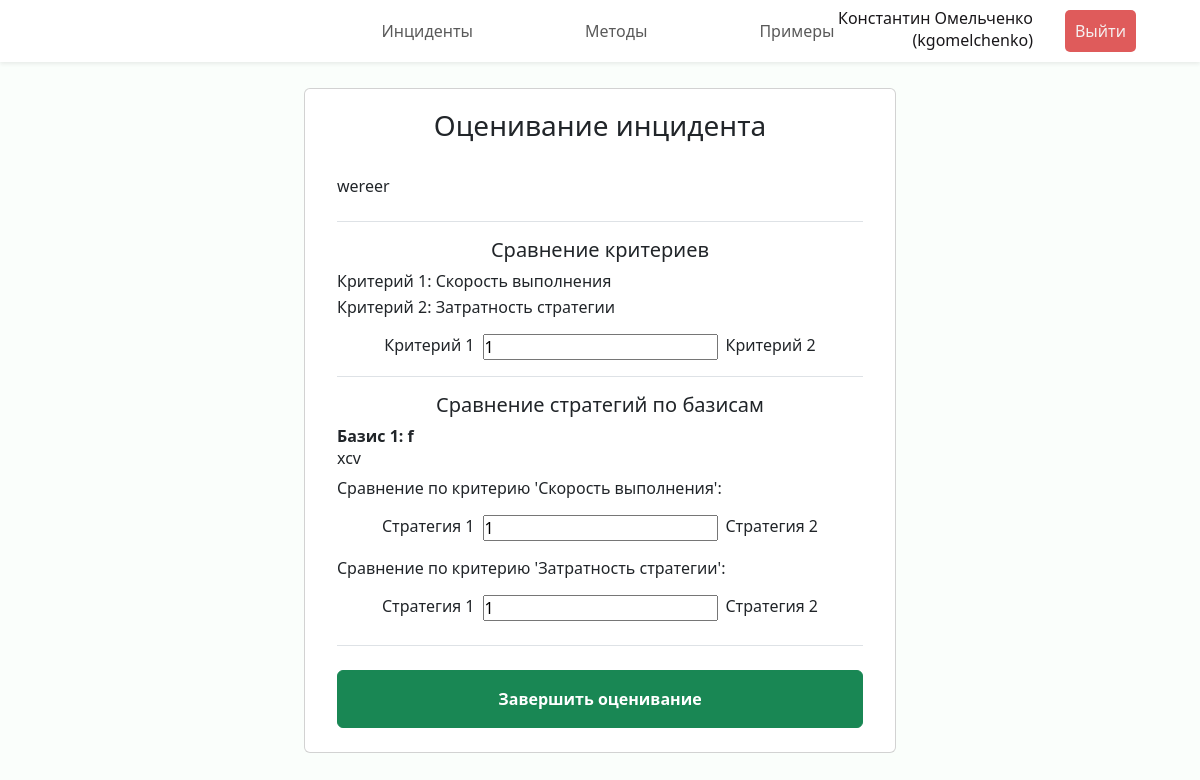
Page /incident/assess/5 (signed in) on the committed database.
### incidents/models.py (models this page shows, shortened)
class Incident(models.Model):
    name = models.CharField("Название", max_length=100)
    description = models.TextField("Описание")
    created_at = models.DateTimeField("Создан")
    results = models.JSONField("Результаты", null=True, blank=True)
    creator = models.ForeignKey(Expert, verbose_name="Инициатор", on_delete=models.CASCADE,
                                related_name="authored_incidents")
    status = models.ForeignKey(Status, verbose_name="Статус", on_delete=models.CASCADE)
    criteries = models.ManyToManyField(Criteria, through="IncidentCriteria")
    experts = models.ManyToManyField(Expert, through="IncidentExpert")
    class Meta:
        verbose_name = "Инцидент"
        verbose_name_plural = "Инциденты"

class IncidentCriteria(models.Model):
    incident = models.ForeignKey(Incident, verbose_name="Инцидент", on_delete=models.CASCADE)
    criteria = models.ForeignKey(Criteria, verbose_name="Критерий", on_delete=models.CASCADE)
    number = models.PositiveSmallIntegerField("Номер")
    class Meta:
        verbose_name = "Критерий ранжирования инцидента"
        verbose_name_plural = "Критерии ранжирования инцидента"
        unique_together = ('incident', 'criteria',)

class Criteria(models.Model):
    description = models.CharField("Описание", max_length=200)
    def __str__(self) -> str:
        return self.description
    class Meta:
        verbose_name = "Критерий ранжирования"
        verbose_name_plural = "Критерии ранжирования"

class Basis(models.Model):
    incident = models.ForeignKey(Incident, verbose_name="Инцидент", on_delete=models.CASCADE)
    name = models.CharField("Название", max_length=100)
    description = models.TextField("Описание")
    number = models.PositiveSmallIntegerField("Номер")
    class Meta:
        verbose_name = "Базис инцидента"
        verbose_name_plural = "Базисы инцидента"
        unique_together = ('incident', 'name',)

### incidents/views.py (the view)
# urls.py: path("incident/assess/<int:incident_id>", views.incident_assess, name="incident_assess"),
@login_required(login_url='login')
def incident_assess(request, incident_id):
    if request.method == 'POST':
        try:
            incident = Incident.objects.get(id=incident_id)
        except Incident.DoesNotExist:
            raise Http404("Инцидент не существует")
        try:
            expert = Expert.objects.get(user=request.user)
        except Expert.DoesNotExist:
            raise Http404("Эксперт не существует")
        incident_expert = IncidentExpert.objects.get(incident=incident,
                                                        expert=expert)
        incident_expert.scores = json.loads(request.body)
        incident_expert.save()
        if check_all_experts_done(incident):
            incident.status = Status.objects.get(name="Оценен")
            incident.results = calculate_incident(get_all_scores(incident))
            incident.save()
        return HttpResponse(status=200)
    else:
        try:
            incident = Incident.objects.get(id=incident_id)
        except Incident.DoesNotExist:
            raise Http404("Инцидент не существует")
        return render(request, "incidents/incident_assess.html",{
            'incident': incident})

### incidents/templatetags/utiltags.py (called while the page is built)
@register.filter(name='times')
def times(_min, args=None):
    _max, _step = None, None
    if args:
        if not isinstance(args, int):
            _max, _step = map(int, args.split(','))
        else:
            _max = args
    args = filter(None, (_min, _max, _step))
    return range(*args)

### incidents/templates/incidents/incident_assess.html (shortened to what this page needs)
{% extends 'incidents/base.html' %}
{% load static %}
{% load utiltags %}
{% block header %}
<header class="header fixed-top shadow-sm d-flex">
    <nav class="navbar navbar-expand-lg w-100">
        <div class="collapse navbar-collapse justify-content-center" id="navbarNav">
        <ul class="navbar-nav py-1">
            <li class="nav-item px-5"><a class="nav-link" href="{% url 'incidents' %}">Инциденты</a></li>
            <li class="nav-item px-5"><a class="nav-link" href="{% url 'methods' %}">Методы</a></li>
            <li class="nav-item px-5"><a class="nav-link" href="{% url 'examples' %}">Примеры</a></li>
        </ul>
        </div>
        <ul class="navbar-nav position-fixed end-0 me-5 align-items-center">
            <li class="nav-item px-3 text-end mb-1">
                <div class="fullname">{{ request.user.get_full_name }}</div>
                <div class="username">({{ request.user.get_username }})</div>
            </li>
            <li class="nav-item px-3">
                <form action="{% url 'logout' %}" method="POST">
                    <button class="logout-btn" type="submit">Выйти</button>
                </form>
            </li>
          </ul>
    </nav>
</header>
{% endblock %}
{% block content %}
<div class="cards d-flex p-2 flex-column align-items-center">
  <div class="col-lg-6 col-xxl-5 card mb-3">
    <div class="card-body mx-3 my-1">
      <form id="assessment">
        <h3 class="mb-4	text-center">Оценивание инцидента</h3>
        <div class="card-text py-2 border-bottom">
          {{ incident.description|linebreaks }}
        </div>
          {% if incident.criteries.count > 1 %}
            <div class="d-flex flex-column gap-2 py-3 border-bottom">
              <h5 class="m-0 text-center">Сравнение критериев</h5>
              <div class="d-flex flex-column gap-1 mb-2">
                {% for criteria in incident.incidentcriteria_set.all %}
                  <span>Критерий {{ forloop.counter }}: {{ criteria.criteria }}</span>
                {% endfor %}
              </div>
              {% for x in incident.criteries.count|times %}
                {% for y in x|add:"1"|times:incident.criteries.count %}
                  <div name="criteria" class="d-flex justify-content-center align-content-center gap-2">
                    <label for="criteria_score">Критерий {{x|add:"1"}}</label>
                    <input type="text" id="criteria_score" name="criteria_score" value="1" />
                    <label for="criteria_score">Критерий {{y|add:"1"}}</label>
                  </div>
                {% endfor %}
              {% endfor %}
            </div>
          {% endif %}
          {% if incident.basis_set.count > 0 and incident.strategy_set.count > 1 %}
            <div class="d-flex flex-column gap-2 py-3 border-bottom">
              <h5 class="m-0 text-center">Сравнение стратегий по базисам</h4>
              {% for basis in incident.basis_set.all %}
                <div name="basis">
                  <div class="fw-bold">Базис {{ forloop.counter }}: {{ basis.name }}</div>
                  <div>{{ basis.description }}</div>
                  {% for criteria in incident.criteries.all %}
                    <div name="criteria_basis" class="py-2">
                      <p>Сравнение по критерию '{{ criteria.description }}':</p>
                      {% for x in incident.strategy_set.count|times %}
                        {% for y in x|add:"1"|times:incident.strategy_set.count %}
                          <div name="strategy" class="d-flex justify-content-center align-content-center gap-2">
                            <label for="strategy_score">Стратегия {{x|add:"1"}}</label>
                            <input type="text" id="strategy_score" name="strategy_score" value="1" />
                            <label for="strategy_score">Стратегия {{y|add:"1"}}</label>
                          </div>
                        {% endfor %}
                      {% endfor %}
                    </div>
                  {% endfor %}
                </div>
              {% endfor %}
            </div>
          {% endif %}
          <input type="submit" value="Завершить оценивание" class="btn btn-success mt-4 mb-1 p-3 w-100 fw-bold"/>
      </form>
    </div>
  </div>
</div>
{% endblock %}

### incidents/static/incidents/css/style.css (style rules this page uses)
:root { --font-family: "Segoe UI", Roboto, "Helvetica Neue", Arial, sans-serif; }
* { box-sizing: border-box; padding: 0; margin: 0; }
body { margin: 5rem 0 0 0; font-family: var(--font-family); font-weight: 400; line-height: normal; background-color: rgb(250, 254, 251); color: #19171a; overflow: overlay; width: 100%; }
.header { background: rgb(255, 255, 255); }
.logout-btn { padding: 10px; background-color: #df5b5b; color: #f5efef; text-decoration: none; border-radius: 5px; border-width: 0; }

### rows in the picture
Incident: description "wereer"
IncidentCriteria: criteria "Скорость выполнения"
IncidentCriteria: criteria "Затратность стратегии"
Basis: name "f", description "xcv"
Criteria: description "Скорость выполнения", x "1", x "2"
Criteria: description "Затратность стратегии", x "1", x "2"

### other values in the picture
{{ request.user.get_full_name }} "Константин Омельченко"
{{ request.user.get_username }} "kgomelchenko"
{{ x|add:"1" }} "1"
{{ y|add:"1" }} "2"
